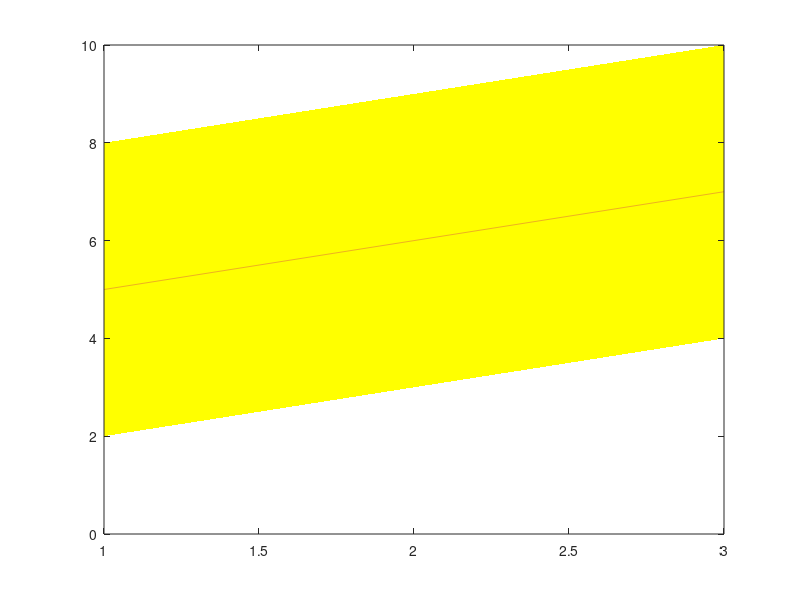

Here is the MATLAB script that generated this plot:
clear all
close all
clc

x = [1 2 3];
y_low = [2 3 4];
y_mid = [5 6 7];
y_hi = [8 9 10];

figure(1); clf;
area(x, y_hi, 'FaceColor', 'y', 'edgecolor', 'none'); hold on;
area(x, y_low, 'FaceColor', 'w', 'edgecolor', 'none');
plot(x, y_mid);
set(gca, 'layer', 'top');
